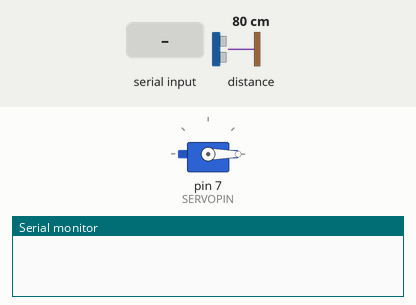
Bench run of a sketch on a simulated Arduino Uno, built with avr-gcc and run on an emulated ATmega328P. On the bench: servo, the last lines printed to the serial monitor. The test bench sets the inputs (shaded band); at power-on: distance to the obstacle 80 cm.

Above: at 1.2 s.
1.3 s: "1" received over Serial
At 1.6 s:
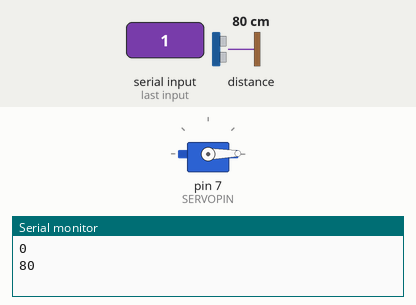
2.8 s: "0" received over Serial
At 4.0 s:
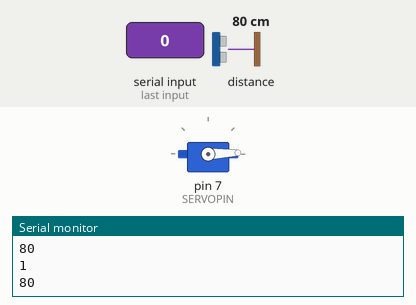
Timing chart, 0 to 5.8 s (numbered marks = the images above; inputs shaded):
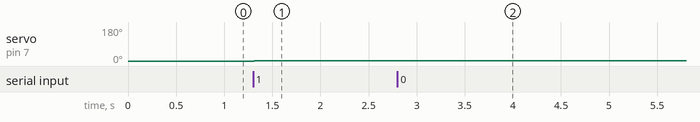

Measured:
- after the input at 1.3 s, servo on pin 7 (SERVOPIN): 0° → 1° at once
- after the input at 2.8 s, servo on pin 7 (SERVOPIN): 1° → 2° at once

The sketch:

Lidar.ino
```cpp
#include <Wire.h>
#include <LIDARLite.h>
#include <Servo.h>

#define SERVOPIN 7

//Globals
Servo servo;
LIDARLite lidarLite;
int cal_cnt = 0; //Call count
int servoAngle = 0;
int dist = 0;

void setup() {
  Serial.begin(115200);
  servo.attach(SERVOPIN);

  lidarLite.begin(0, true);
  lidarLite.configure(0);
}


bool isDecreasing = false;

void loop() {
  servo.write(servoAngle);
  delay(2);
  if(Serial.available() > 0){
    Serial.read();

    if(cal_cnt == 0){
      dist = lidarLite.distance();
    }
    else{
      dist = lidarLite.distance(false);
    }

    Serial.println(servoAngle);
    Serial.println(dist);

    //Increment reading counter
    cal_cnt++;
    cal_cnt = cal_cnt % 100;

    if(!isDecreasing) servoAngle++;
    else  servoAngle--;

    if(servoAngle >= 180) isDecreasing = true;
    else if(servoAngle <= 0) isDecreasing = false;
  }
}
```
